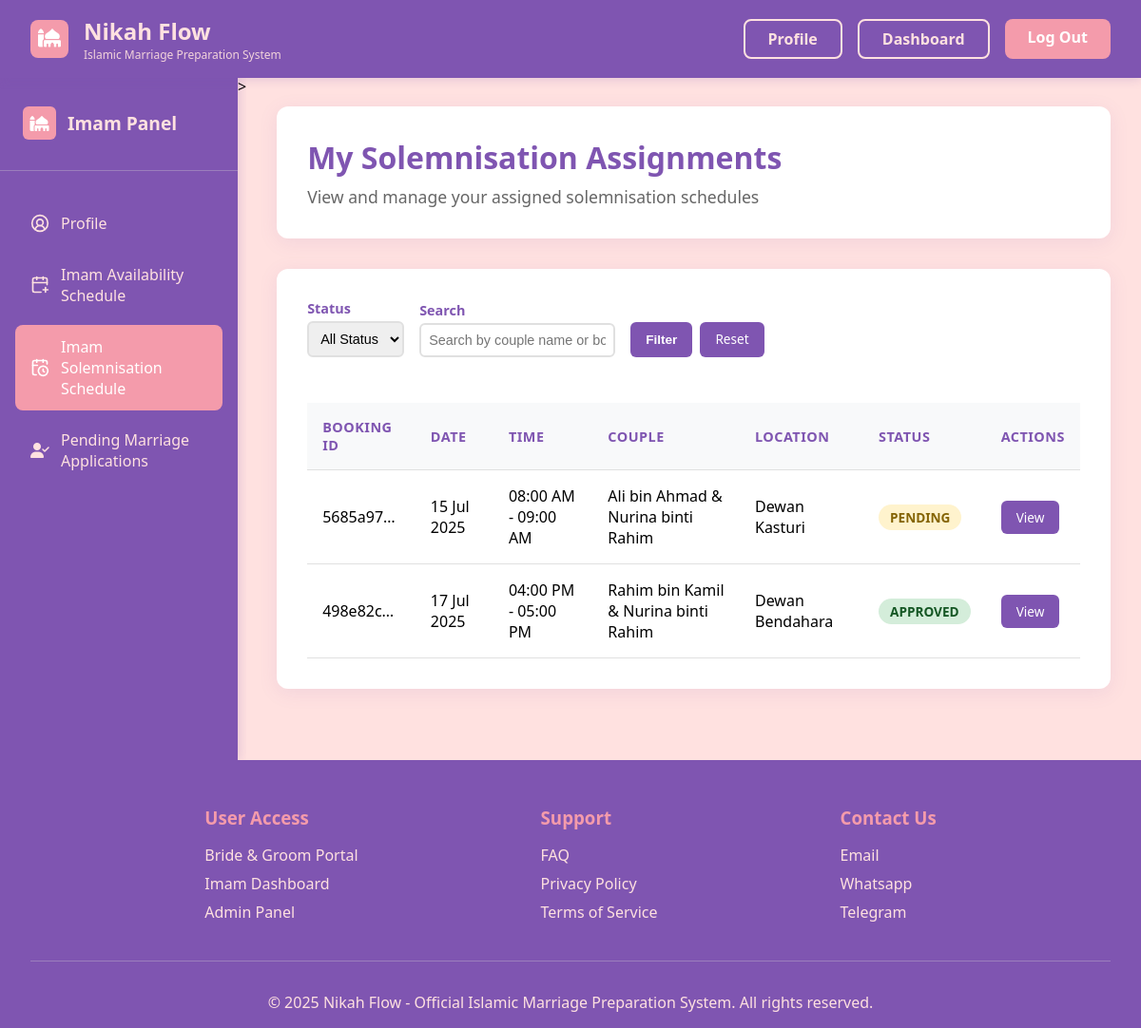
Page /homepage/imam/imam-assignments/ (signed in) on the committed database.
### NikahFlow/models.py (models this page shows, shortened)
class ImamSolemnisationSchedule(models.Model):
    STATUS_CHOICES = [
        ('PENDING', 'Pending'),
        ('APPROVED', 'Approved'),
        ('REJECTED', 'Rejected'),
    ]
    imam = models.ForeignKey(
        User,
        on_delete=models.CASCADE,
        related_name='solemnisation_assignments',
        limit_choices_to={'role': 'imam'}  # Ensure only imams can be assigned
    )
    booking = models.ForeignKey(
        SolemnisationBooking,
        on_delete=models.CASCADE,
        related_name='imam_assignments'
    )
    status = models.CharField(
        max_length=20,
        choices=STATUS_CHOICES,
        default='PENDING'
    )
    remarks = models.TextField(blank=True, null=True)
    assigned_at = models.DateTimeField(auto_now_add=True)
    class Meta:
        unique_together = ('imam', 'booking')  # Prevent duplicate assignments
        verbose_name = "Imam Assignment"
        verbose_name_plural = "Imam Assignments"

class SolemnisationBooking(models.Model):
    user = models.ForeignKey(
        User,
        on_delete=models.CASCADE,
        related_name='bookings',
        null=True
    )
    groom_name = models.CharField(max_length=100, blank=True, null=True)
    bride_name = models.CharField(max_length=100, blank=True, null=True)
    booking_id = models.UUIDField(primary_key=True, default=uuid.uuid4, editable=False)
    created_at = models.DateTimeField(auto_now_add=True)
    updated_at = models.DateTimeField(auto_now=True)
    remarks = models.TextField(blank=True, null=True)
    status = models.CharField(max_length=20, default='PENDING', choices=[
        ('PENDING', 'Pending'),
        ('APPROVED', 'Approved'),
        ('REJECTED', 'Rejected'),
    ])
    booking_date = models.DateField()
    time_slot = models.CharField(max_length=20)
    start_time = models.TimeField()
    end_time = models.TimeField()
    location = models.CharField(max_length=255)
    notes = models.TextField(blank=True, null=True)

### NikahFlow/views.py (the view)
# urls.py: path('imam/imam-assignments/', views.imam_assignments, name='imam_assignments'),
def imam_assignments(request):
    if not request.session.get('user_id') or request.session.get('user_role') != 'imam':
        return redirect('signin')
    assignments = ImamSolemnisationSchedule.objects.filter(
        imam=User.objects.get(id=request.session['user_id'])
    ).select_related(
        'booking',
    ).order_by('booking__booking_date')
    context = {
        'assignments': assignments,
    }
    return render(request, 'solemnisationsch.html', context)

### NikahFlow/templates/solemnisationsch.html (shortened to what this page needs)
<!DOCTYPE html>
<html lang="en">
<head>
    {% load static %}
    <link rel="stylesheet" href="{% static 'css/manage.css' %}">
 <link rel="stylesheet" href="https://cdnjs.cloudflare.com/ajax/libs/font-awesome/6.5.0/css/all.min.css">
</head>
<body>
    <header class="header">
        <nav class="nav-container">
            <div class="logo-section">
                <div class="logo-icon"><i class="fa-solid fa-mosque"></i></div>
                <div class="logo-text">
                    <div class="logo">Nikah Flow</div>
                    <div class="logo-subtitle">Islamic Marriage Preparation System</div>
                </div>
            </div>
            <div class="nav-buttons">
                <a href="{% url 'imam_account' %}" class="btn-login">Profile</a>
                <a href="{% url 'imam_account' %}" class="btn-login">Dashboard</a>
                <a href="{% url 'logout' %}" class="btn-signup">Log Out</a>
            </div>
        </nav>
    </header>
    <div class="main-container">
        <aside class="sidebar">
            <div class="sidebar-header">
                <div class="sidebar-logo">
                    <div class="sidebar-logo-icon"><i class="fa-solid fa-mosque"></i></div>
                    <div class="sidebar-logo-text">Imam Panel</div>
                </div>
            </div>
            <nav class="sidebar-nav">
                <ul>
                    <li>
                        <a href="{% url 'imam_account' %}" >
                            <span class="icon">
                                <i data-lucide="circle-user-round" class="w-4 h-4" stroke="currentColor"></i>
                            </span>
                            Profile
                        </a>
                    </li>
                    <li>
                        <a href="{% url 'imam_scheduleimam' %}">
                            <span class="icon">
                                <i data-lucide="calendar-plus" class="w-4 h-4" stroke="currentColor"></i>
                            </span>
                            Imam Availability Schedule
                        </a>
                    </li>
                    <li>
                        <a href="{% url 'imam_assignments' %}" class="active">
                            <span class="icon">
                                <i data-lucide="calendar-clock" class="w-4 h-4" stroke="currentColor"></i>
                            </span>
                            Imam Solemnisation Schedule
                        </a>
                    </li>
                    <li class="active">
                        <a href="{% url 'pending_application' %}">
                            <span class="icon">
                                <i class="fa-solid fa-user-check"></i>
                            </span>
                            Pending Marriage Applications
                        </a>
                    </li>
                </ul>
            </nav>
        </aside>
        >
        <main class="main-content">
            <div class="content-header">
                <div class="content-header-text">
                    <h1>My Solemnisation Assignments</h1>
                    <p>View and manage your assigned solemnisation schedules</p>
                </div>
            </div>
            <div class="dashboard-content">
                <form method="GET" class="filter-section">
                    <div class="filter-item">
                        <label for="status">Status</label>
                        <select name="status" id="status">
                            <option value="">All Status</option>
                        </select>
                    </div>
                    <div class="filter-item">
                        <label for="search">Search</label>
                        <input type="text" name="search" id="search" placeholder="Search by couple name or booking ID " value="{{ search_query }}">
                    </div>
                    <div class="filter-item">
                        <div class="button-group">
                        <button type="submit" class="filter-btn">Filter</button>
                        <a href="{% url 'imam_assignments' %}" class="btn-action btn-view">Reset</a>
                        </div>
                    </div>
                </form>
                {% if assignments %}
                <div class="user-table-container">
                    <table class="user-table">
                        <thead>
                            <tr>
                                <th>Booking ID</th>
                                <th>Date</th>
                                <th>Time</th>
                                <th>Couple</th>
                                <th>Location</th>
                                <th>Status</th>
                                <th>Actions</th>
                            </tr>
                        </thead>
                        <tbody>
                            {% for assignment in assignments %}
                            <tr>
                                <td>{{ assignment.booking.booking_id|truncatechars:8 }}</td>
                                <td>{{ assignment.booking.booking_date|date:"d M Y" }}</td>
                                <td>{{ assignment.booking.start_time|time:"h:i A" }} - {{ assignment.booking.end_time|time:"h:i A" }}</td>
                                <td>{{ assignment.booking.groom_name }} & {{ assignment.booking.bride_name }}</td>
                                <td>{{ assignment.booking.location }}</td>
                                <td>
                                    <span class="status-badge status-{{ assignment.status|lower }}">
                                        {{ assignment.get_status_display }}
                                    </span>
                                </td>
                                <td>
                                    <div class="action-buttons">
                                        <a href="{% url 'view_assignment' assignment.id%}" class="btn-action btn-view">View</a>
                                    </div>
                                </td>
                            </tr>
                            {% endfor %}
                        </tbody>
                    </table>
                </div>
                {% endif %}
            </div>
        </main>
    </div>
    <footer class="footer">
        <div class="container">
            <div class="footer-content">
                <div class="footer-section">
                    <h3>User Access</h3>
                    <ul>
                        <li><a href="#bride-groom">Bride & Groom Portal</a></li>
                        <li><a href="#imam">Imam Dashboard</a></li>
                        <li><a href="#admin">Admin Panel</a></li>
                    </ul>
                </div>
                <div class="footer-section">
                    <h3>Support</h3>
                    <ul>
                        <li><a href="#faq">FAQ</a></li>
                        <li><a href="#privacy">Privacy Policy</a></li>
                        <li><a href="#terms">Terms of Service</a></li>
                    </ul>
                </div>
                <div class="footer-section">
                    <h3>Contact Us</h3>
                    <ul>
                        <li><a href="#contact">Email</a></li>
                        <li><a href="#whatsapp">Whatsapp</a></li>
                        <li><a href="#telegram">Telegram</a></li>
                    </ul>
                </div>
            </div>
            <div class="footer-bottom">
                <p>&copy; 2025 Nikah Flow - Official Islamic Marriage Preparation System. All rights reserved.</p>
            </div>
        </div>
    </footer>
</body>
</html>

### NikahFlow/templates/solemnisationsch.html (style rules this page uses)
.status-badge { display: inline-block; padding: 4px 12px; border-radius: 20px; font-size: 0.85rem; font-weight: bold; text-transform: uppercase; }
.status-pending { background-color: #fff3cd; color: #856404; }
.action-buttons { display: flex; gap: 10px; }
.btn-action { padding: 8px 16px; border-radius: 6px; font-size: 0.85rem; font-weight: 500; text-decoration: none; transition: all 0.3s ease; }
.btn-view { background: #7F55B1; color: white; }

### rows in the picture
ImamSolemnisationSchedule: booking.booking_id "5685a97…", booking.booking_date "15 Jul 2025", booking.start_time "08:00 AM", booking.end_time "09:00 AM", booking.groom_name "Ali bin Ahmad", booking.bride_name "Nurina binti Rahim", booking.location "Dewan Kasturi", status "PENDING"
ImamSolemnisationSchedule: booking.booking_id "498e82c…", booking.booking_date "17 Jul 2025", booking.start_time "04:00 PM", booking.end_time "05:00 PM", booking.groom_name "Rahim bin Kamil", booking.bride_name "Nurina binti Rahim", booking.location "Dewan Bendahara", status "APPROVED"
